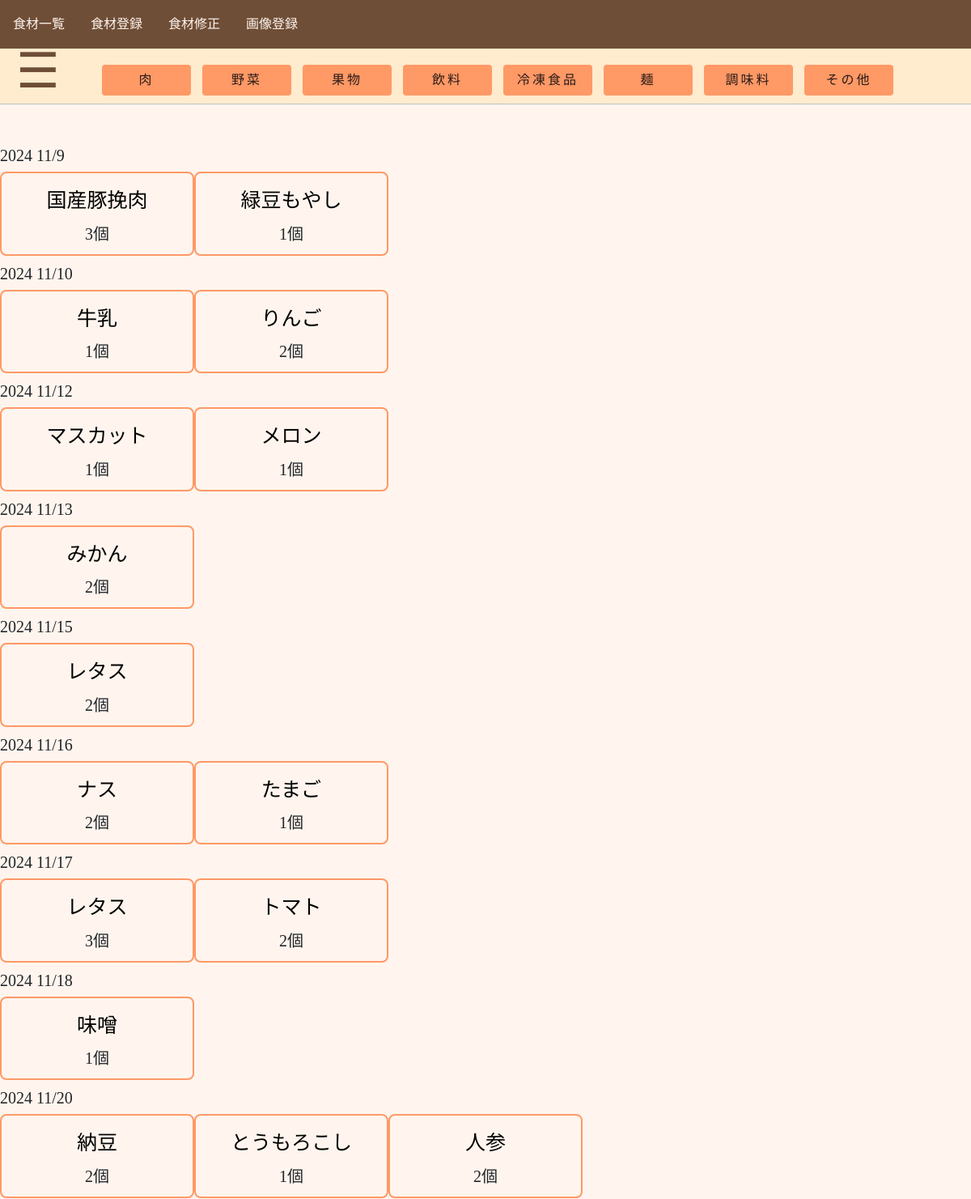
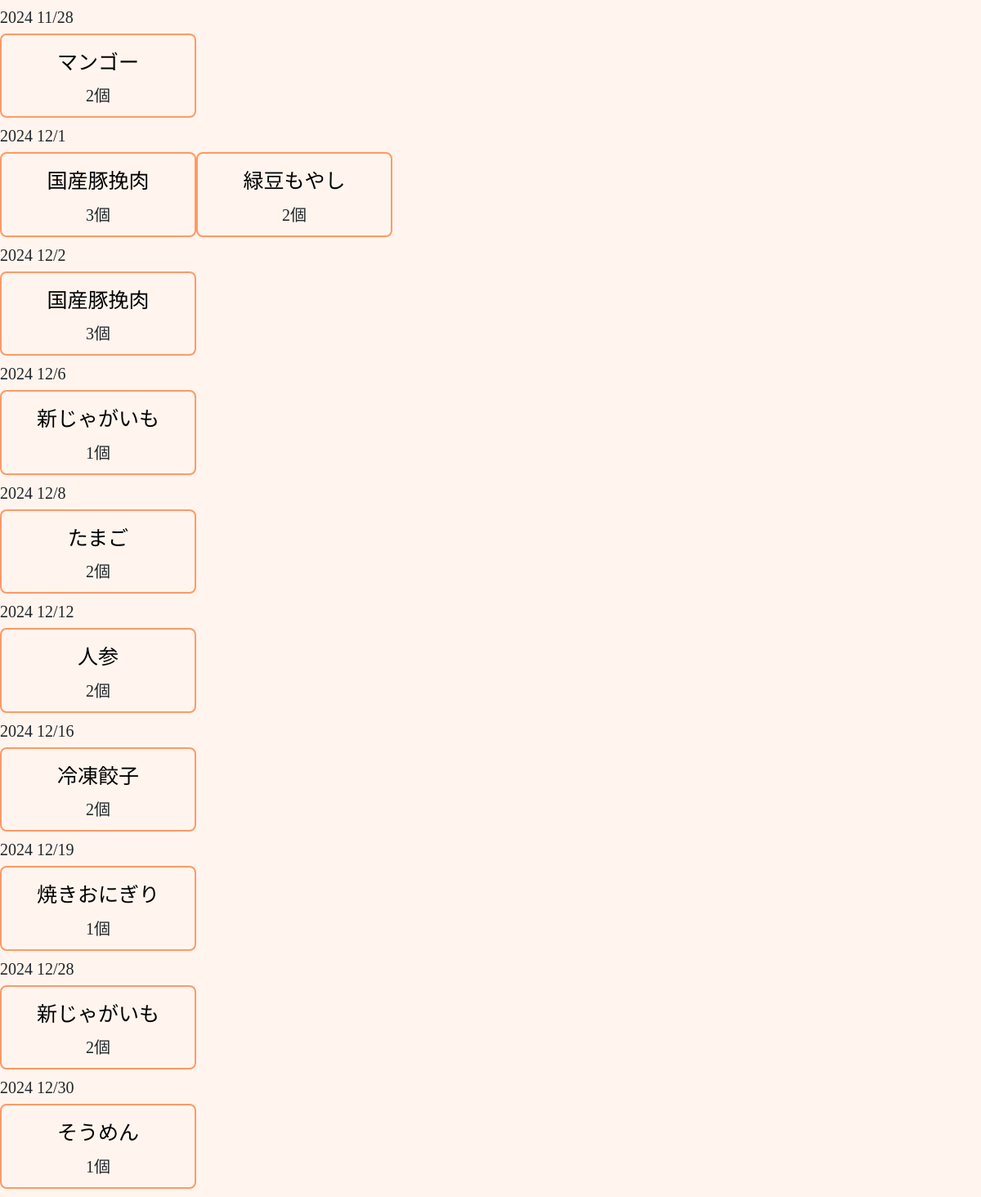
/map/list/, run on the app's committed database (2 pictures, top to bottom).
### map/models.py (models this page shows, shortened)
class Food(models.Model):
    title = models.CharField(max_length=100)
    category = models.CharField(max_length=100, choices = CATEGORY)
    number = models.IntegerField(default = 0)
    unit = models.CharField(max_length=100, choices = UNIT, default='pieces')
    best_by_date = models.DateField(default=date.today)

### map/views.py (the view)
# urls.py: path('map/list/', views.ListFoodView.as_view(), name='list-food'),
class ListFoodView(ListView):
    template_name = 'map/food_list.html'
    model = Food
    ordering = 'best_by_date'

### map/templates/map/food_list.html (shortened to what this page needs)
{% extends 'base.html' %}
{% block content %}
<div class="food1">
    <div class="category-list">
        <a href="{% url 'meat-list' %}" class="btn button">肉</a>
        <a href="{% url 'vegetable-list' %}" class="btn button">野菜</a>
        <a href="{% url 'fruit-list' %}" class="btn button">果物</a>
        <a href="{% url 'drink-list' %}" class="btn button">飲料</a>
        <a href="{% url 'frozen_food-list' %}" class="btn button">冷凍食品</a>
        <a href="{% url 'noodle-list' %}" class="btn button">麺</a>
        <a href="{% url 'meat-list' %}" class="btn button">調味料</a>
        <a href="{% url 'other-list' %}" class="btn button">その他</a>
    </div>
    <div class="food-blocks-list">
        {% regroup object_list by best_by_date as grouped_by_date %}
        {% for group in grouped_by_date %}
        <div class="best-by-group">
            <h5>{{ group.grouper|date:"Y n/j" }}</h5>
            <div class="group">
                {% for item in group.list %}
                    <div class="food-item">
                        <div class="food-block">
                            <div class="detail">
                                <a href="{% url 'detail-food' item.pk %}">{{ item.title }}</a>
                            </div>
                            <h5 class="text-dark">{{ item.number }}{{ item.get_unit_display }}</h5>
                        </div>
                    </div>
                {% endfor %}
            </div>
        </div>
        {% endfor %}
    </div>
</div>
<div class="menu-btn" onclick="toggleMenu()">☰</div>
{% endblock content %}

### templates/base.html (shortened to what this page needs)
<!doctype html>
<html lang="en">
    <head>
        <link href="https://cdn.jsdelivr.net/npm/bootstrap@5.1.3/dist/css/bootstrap.min.css" rel="stylesheet">
    {% load static %}
    </head>
    <body>
        <nav class="navbar navbar-light custom-nav sticky-top custom-nav navi">
            <div class="navbar-nav d-flex flex-row">
                <a class="nav-link mx-3" href="{% url 'list-food' %}">食材一覧</a>
                <a class="nav-link mx-3" href="{% url 'create-food' %}">食材登録</a>
                <a class="nav-link mx-3" href="{% url 'process_voice_input' %}">食材修正</a>
                <a class="nav-link mx-3" href="{% url 'process_receipt_input' %}">画像登録</a>
            </div>
        </nav>
        {% block content %}{% endblock content %}
    </body>
</html>

### templates/base.html (style rules this page uses)
body { background-color: seashell; font-family:"ヒラギノ丸ゴ Pro W4","ヒラギノ丸ゴ Pro","Hiragino Maru Gothic Pro","ヒラギノ角ゴ Pro W3","Hiragino Kaku Gothic Pro","HG丸ｺﾞｼｯｸM-PRO","HGMaruGothicMPRO"; }
.navi { position: fixed; top: 0; z-index: 10; height: 60px; width: 100% }
.custom-nav { background-color: #6F4E37; }
.custom-nav .nav-link { color: seashell !important; }
.button { background-color: #ff9966; color: #2B1B17; margin-left: 10px; margin-bottom: 10px; width: 110px; letter-spacing: 3px; }
.category-list { padding-top: 80px; position: fixed; background-color: white; border-bottom: 1px solid #c0c0c0; text-align: center; box-sizing: border-box; width: 100%; padding-left: 20px; background-color: #FFEBCD; }
.food-blocks-list { padding-top: 180px; }
.food-block { border: 2px solid #ff9966; border-radius: 8px; padding: 5px; float: left; margin-bottom: 10px; min-width: 20%; box-sizing: border-box; text-align: center; }
.best-by-group { clear: both; margin-bottom: 20px; }
.detail { display: block; padding: 10px; }
.detail a { color: black; font-size: 25px; text-decoration: none; }
.menu-btn { font-size: 60px; cursor: pointer; position: fixed; top: 43px; left: 20px; z-index: 2; color: #6F4E37; }

### data on the page
Food: grouper "2024 11/9", title "国産豚挽肉", number "3", unit "個"
Food: title "緑豆もやし", number "1", unit "個"
Food: grouper "2024 11/10", title "牛乳", number "1", unit "個"
Food: title "りんご", number "2", unit "個"
Food: grouper "2024 11/12", title "マスカット", number "1", unit "個"
Food: title "メロン", number "1", unit "個"
Food: grouper "2024 11/13", title "みかん", number "2", unit "個"
Food: grouper "2024 11/15", title "レタス", number "2", unit "個"
Food: grouper "2024 11/16", title "ナス", number "2", unit "個"
Food: title "たまご", number "1", unit "個"
Food: grouper "2024 11/17", title "レタス", number "3", unit "個"
Food: title "トマト", number "2", unit "個"
Food: grouper "2024 11/18", title "味噌", number "1", unit "個"
Food: grouper "2024 11/20", title "納豆", number "2", unit "個"
Food: title "とうもろこし", number "1", unit "個"
Food: title "人参", number "2", unit "個"
Food: grouper "2024 11/28", title "マンゴー", number "2", unit "個"
Food: grouper "2024 12/1", title "国産豚挽肉", number "3", unit "個"
Food: title "緑豆もやし", number "2", unit "個"
Food: grouper "2024 12/2", title "国産豚挽肉", number "3", unit "個"
Food: grouper "2024 12/6", title "新じゃがいも", number "1", unit "個"
Food: grouper "2024 12/8", title "たまご", number "2", unit "個"
Food: grouper "2024 12/12", title "人参", number "2", unit "個"
Food: grouper "2024 12/16", title "冷凍餃子", number "2", unit "個"
Food: grouper "2024 12/19", title "焼きおにぎり", number "1", unit "個"
Food: grouper "2024 12/28", title "新じゃがいも", number "2", unit "個"
Food: grouper "2024 12/30", title "そうめん", number "1", unit "個"
